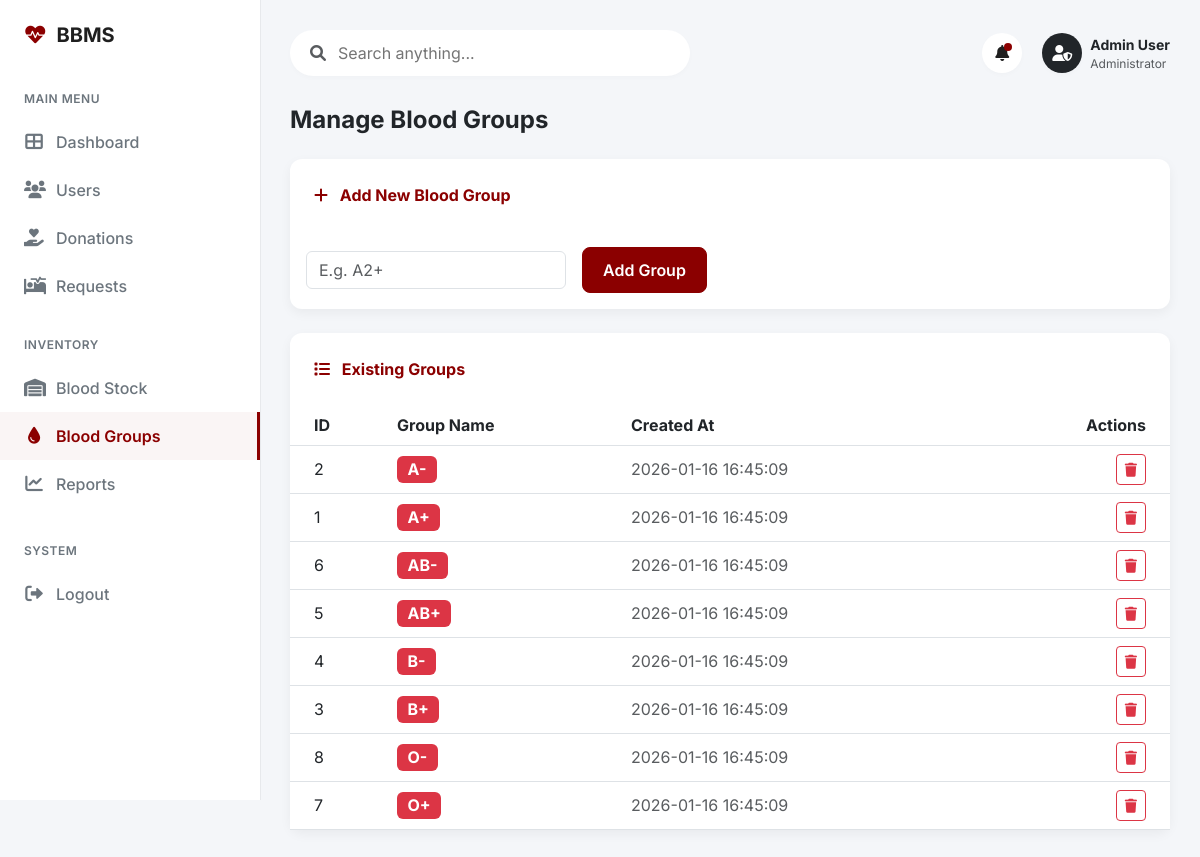
The page /admin/dashboard.php?page=blood_groups (signed in) on the database its author committed.
### tables this page shows
CREATE TABLE `blood_groups` (
  `id` int(11) NOT NULL AUTO_INCREMENT,
  `group_name` varchar(5) NOT NULL,
  `created_at` timestamp NOT NULL DEFAULT current_timestamp(),
  PRIMARY KEY (`id`),
  UNIQUE KEY `group_name` (`group_name`)
);

### includes/functions.php (called while the page is built, shortened)
<?php
function isAdmin()
{
    return isset($_SESSION['user_type']) && $_SESSION['user_type'] === 'admin';
}
?>

### admin/views/blood_groups_view.php (the view, shortened to what this page needs)
<?php
$groups = $pdo->query("SELECT * FROM blood_groups ORDER BY group_name")->fetchAll();
?>
<h4 class="fw-bold text-dark mb-4">Manage Blood Groups</h4>
<div class="card card-custom mb-4">
    <div class="card-header card-header-custom border-0">
        <i class="fas fa-plus me-2"></i> Add New Blood Group
    </div>
    <div class="card-body">
        <form action="" method="POST" class="row g-3 align-items-center">
            <div class="col-auto">
                <input type="text" class="form-control" name="group_name" placeholder="E.g. A2+" required>
            </div>
            <div class="col-auto">
                <button type="submit" name="add_group" class="btn btn-primary">Add Group</button>
            </div>
        </form>
    </div>
</div>
<div class="card card-custom">
    <div class="card-header card-header-custom border-0">
        <i class="fas fa-list me-2"></i> Existing Groups
    </div>
    <div class="card-body p-0">
        <div class="table-responsive">
            <table class="table table-hover align-middle mb-0">
                <thead class="bg-light">
                    <tr>
                        <th class="ps-4">ID</th>
                        <th>Group Name</th>
                        <th>Created At</th>
                        <th class="text-end pe-4">Actions</th>
                    </tr>
                </thead>
                <tbody>
                    <?php foreach ($groups as $group): ?>
                        <tr>
                            <td class="ps-4">
                                <?php echo $group['id']; ?>
                            </td>
                            <td><span class="badge bg-danger fs-6">
                                    <?php echo htmlspecialchars($group['group_name']); ?>
                                </span>
                            </td>
                            <td class="text-muted">
                                <?php echo $group['created_at']; ?>
                            </td>
                            <td class="text-end pe-4">
                                <form action="" method="POST"
                                    onsubmit="return confirm('Are you sure? This will delete related stock/history.');">
                                    <button type="submit" name="delete_group" class="btn btn-sm btn-outline-danger"><i
                                            class="fas fa-trash"></i></button>
                                </form>
                            </td>
                        </tr>
                    <?php endforeach; ?>
                </tbody>
            </table>
        </div>
    </div>
</div>

### admin/dashboard.php (shortened to what this page needs)
<?php
require_once '../includes/db.php';
require_once '../includes/functions.php';
$page = isset($_GET['page']) ? $_GET['page'] : 'dashboard';
?>
<!DOCTYPE html>
<html lang="en">
<head>
    <link href="https://cdn.jsdelivr.net/npm/bootstrap@5.3.0/dist/css/bootstrap.min.css" rel="stylesheet">
    <link href="https://cdn.jsdelivr.net/npm/@fortawesome/fontawesome-free@6.0.0/css/all.min.css" rel="stylesheet">
    <link href="../assets/css/style.css?v=<?php echo time(); ?>" rel="stylesheet">
</head>
<body>
    <div class="dashboard-container">
        <?php require_once '../includes/sidebar.php'; ?>
        <div class="main-content">
            <div class="top-bar">
                <div class="search-bar">
                    <i class="fas fa-search text-muted"></i>
                    <input type="text" placeholder="Search anything...">
                </div>
                <div class="user-profile">
                    <div class="icon-btn">
                        <i class="fas fa-bell"></i>
                        <span class="badge-dot"></span>
                    </div>
                    <div class="d-flex align-items-center gap-2">
                        <div class="icon-btn bg-dark text-white">
                            <i class="fas fa-user-shield"></i>
                        </div>
                        <div>
                            <div class="fw-bold small text-dark">Admin User</div>
                            <div class="text-muted" style="font-size: 0.75rem;">Administrator</div>
                        </div>
                    </div>
                </div>
            </div>
            <?php
            switch ($page) {
                case 'blood_groups':
                    require_once 'views/blood_groups_view.php';
                    break;
            }
            ?>
        </div>
    </div>
</body>
</html>

### includes/sidebar.php (shortened to what this page needs)
<div class="sidebar">
    <div class="brand-logo">
        <i class="fas fa-heartbeat"></i> BBMS
    </div>
    <div class="nav-label">Main Menu</div>
    <ul class="nav flex-column mb-4">
        <?php if (isAdmin()): ?>
            <li class="nav-item">
                <a class="nav-link <?php echo ($current_page == 'dashboard.php' && (!isset($_GET['page']) || $_GET['page'] == 'dashboard')) ? 'active' : ''; ?>"
                    href="<?php echo BASE_URL; ?>admin/dashboard.php">
                    <i class="fas fa-th-large"></i> Dashboard
                </a>
            </li>
            <li class="nav-item">
                <a class="nav-link <?php echo (isset($_GET['page']) && $_GET['page'] == 'users') ? 'active' : ''; ?>"
                    href="<?php echo BASE_URL; ?>admin/dashboard.php?page=users">
                    <i class="fas fa-users"></i> Users
                </a>
            </li>
            <li class="nav-item">
                <a class="nav-link <?php echo (isset($_GET['page']) && $_GET['page'] == 'donations') ? 'active' : ''; ?>"
                    href="<?php echo BASE_URL; ?>admin/dashboard.php?page=donations">
                    <i class="fas fa-hand-holding-heart"></i> Donations
                </a>
            </li>
            <li class="nav-item">
                <a class="nav-link <?php echo (isset($_GET['page']) && $_GET['page'] == 'requests') ? 'active' : ''; ?>"
                    href="<?php echo BASE_URL; ?>admin/dashboard.php?page=requests">
                    <i class="fas fa-procedures"></i> Requests
                </a>
            </li>
            <div class="nav-label mt-3">Inventory</div>
            <li class="nav-item">
                <a class="nav-link <?php echo (isset($_GET['page']) && $_GET['page'] == 'blood_stock') ? 'active' : ''; ?>"
                    href="<?php echo BASE_URL; ?>admin/dashboard.php?page=blood_stock">
                    <i class="fas fa-warehouse"></i> Blood Stock
                </a>
            </li>
            <li class="nav-item">
                <a class="nav-link <?php echo (isset($_GET['page']) && $_GET['page'] == 'blood_groups') ? 'active' : ''; ?>"
                    href="<?php echo BASE_URL; ?>admin/dashboard.php?page=blood_groups">
                    <i class="fas fa-tint"></i> Blood Groups
                </a>
            </li>
            <li class="nav-item">
                <a class="nav-link <?php echo (isset($_GET['page']) && $_GET['page'] == 'reports') ? 'active' : ''; ?>"
                    href="<?php echo BASE_URL; ?>admin/dashboard.php?page=reports">
                    <i class="fas fa-chart-line"></i> Reports
                </a>
            </li>
        <?php endif; ?>
    </ul>
    <div class="nav-label">System</div>
    <ul class="nav flex-column">
        <li class="nav-item">
            <a class="nav-link" href="<?php echo BASE_URL; ?>auth/logout.php">
                <i class="fas fa-sign-out-alt"></i> Logout
            </a>
        </li>
    </ul>
</div>

### assets/css/style.css (style rules this page uses)
:root { --primary-color: #D20F2E; --primary-hover: #b00c26; --text-dark: #0D0D0D; --bg-light: #F6F7FB; --white: #FFFFFF; --card-radius: 16px; }
body { font-family: 'Inter', sans-serif; background-color: var(--bg-light); color: var(--text-dark); }
.btn-primary { background-color: var(--primary-color); border-color: var(--primary-color); border-radius: 8px; padding: 10px 20px; font-weight: 600; }
.card-custom { background-color: var(--white); border: none; border-radius: var(--card-radius); box-shadow: 0 4px 12px rgba(0, 0, 0, 0.05); transition: transform 0.2s; }
.card-header-custom { background-color: transparent; border-bottom: 1px solid #f0f0f0; padding: 1.5rem; font-weight: 700; color: var(--primary-color); }
.sidebar { min-height: 100vh; background-color: var(--white); box-shadow: 2px 0 5px rgba(0, 0, 0, 0.05); }
.sidebar .nav-link { color: var(--text-dark); padding: 12px 20px; margin-bottom: 5px; border-radius: 8px; transition: all 0.2s; }
.sidebar .nav-link:hover, .sidebar .nav-link.active { background-color: rgba(210, 15, 46, 0.1); color: var(--primary-color); font-weight: 600; }
:root { --primary-color: #8B0000; --primary-light: #ab0000; --text-dark: #1F1F1F; --text-muted: #6C757D; --bg-light: #F4F6F9; --white: #FFFFFF; --sidebar-width: 260px; --header-height: 70px; --card-radius: 12px; }
body { background-color: var(--bg-light); font-family: 'Inter', sans-serif; }
.dashboard-container { display: flex; min-height: 100vh; }
.sidebar { width: var(--sidebar-width); background-color: var(--white); height: 100vh; position: fixed; top: 0; left: 0; overflow-y: auto; padding: 20px 0; box-shadow: 1px 0 0 rgba(0, 0, 0, 0.05); z-index: 100; }
.brand-logo { padding: 0 24px 30px; display: flex; align-items: center; gap: 10px; font-size: 1.25rem; font-weight: 700; color: var(--text-dark); }
.brand-logo i { color: var(--primary-color); }
.nav-label { padding: 10px 24px; font-size: 0.75rem; text-transform: uppercase; color: var(--text-muted); font-weight: 600; letter-spacing: 0.5px; }
.nav-item .nav-link { display: flex; align-items: center; gap: 12px; padding: 12px 24px; color: var(--text-muted); font-weight: 500; transition: all 0.2s; border-radius: 0; margin: 0; }
.nav-item .nav-link:hover, .nav-item .nav-link.active { background-color: rgba(139, 0, 0, 0.04); color: var(--primary-color); border-right: 3px solid var(--primary-color); }
.nav-item .nav-link i { width: 20px; text-align: center; font-size: 1.1rem; }
.main-content { margin-left: var(--sidebar-width); width: calc(100% - var(--sidebar-width)); padding: 30px; }
.top-bar { display: flex; justify-content: space-between; align-items: center; margin-bottom: 30px; }
.search-bar { background: var(--white); padding: 10px 20px; border-radius: 30px; width: 400px; display: flex; align-items: center; gap: 10px; box-shadow: 0 2px 5px rgba(0, 0, 0, 0.02); }
.search-bar input { border: none; outline: none; width: 100%; color: var(--text-dark); }
.user-profile { display: flex; align-items: center; gap: 20px; }
.icon-btn { background: var(--white); width: 40px; height: 40px; border-radius: 50%; display: flex; align-items: center; justify-content: center; color: var(--text-dark); box-shadow: 0 2px 5px rgba(0, 0, 0, 0.02); cursor: pointer; position: relative; }
.icon-btn .badge-dot { position: absolute; top: 10px; right: 10px; width: 8px; height: 8px; background: var(--primary-color); border-radius: 50%; }

### rows shown on the page
blood_groups: id "2", group_name "A-", created_at "2026-01-16 16:45:09"
blood_groups: id "1", group_name "A+", created_at "2026-01-16 16:45:09"
blood_groups: id "6", group_name "AB-", created_at "2026-01-16 16:45:09"
blood_groups: id "5", group_name "AB+", created_at "2026-01-16 16:45:09"
blood_groups: id "4", group_name "B-", created_at "2026-01-16 16:45:09"
blood_groups: id "3", group_name "B+", created_at "2026-01-16 16:45:09"
blood_groups: id "8", group_name "O-", created_at "2026-01-16 16:45:09"
blood_groups: id "7", group_name "O+", created_at "2026-01-16 16:45:09"
